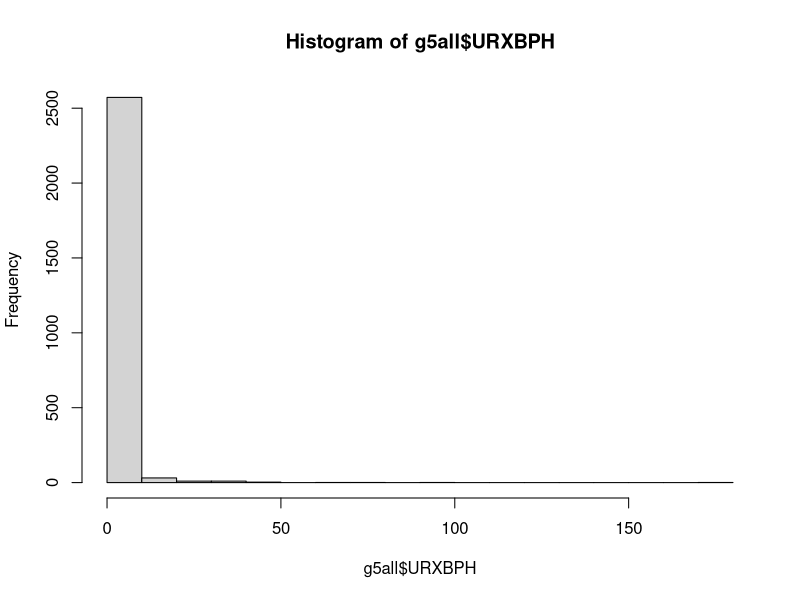
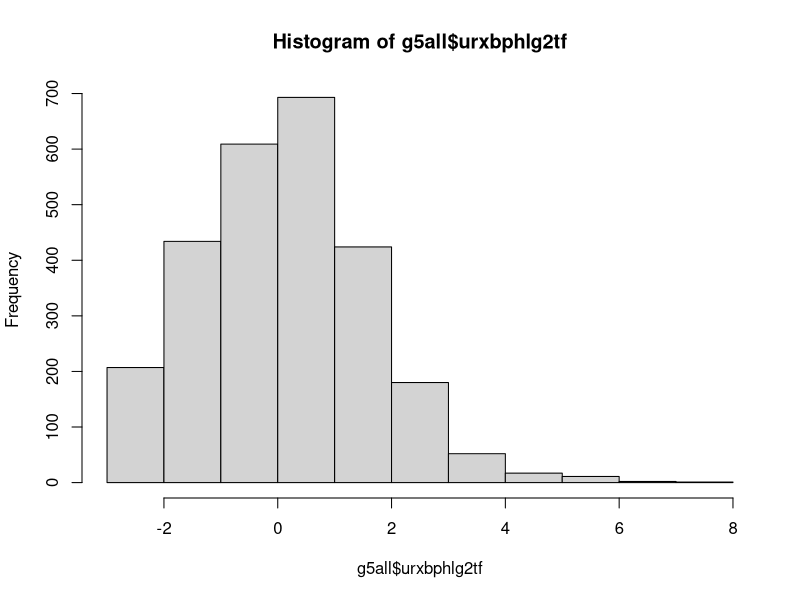
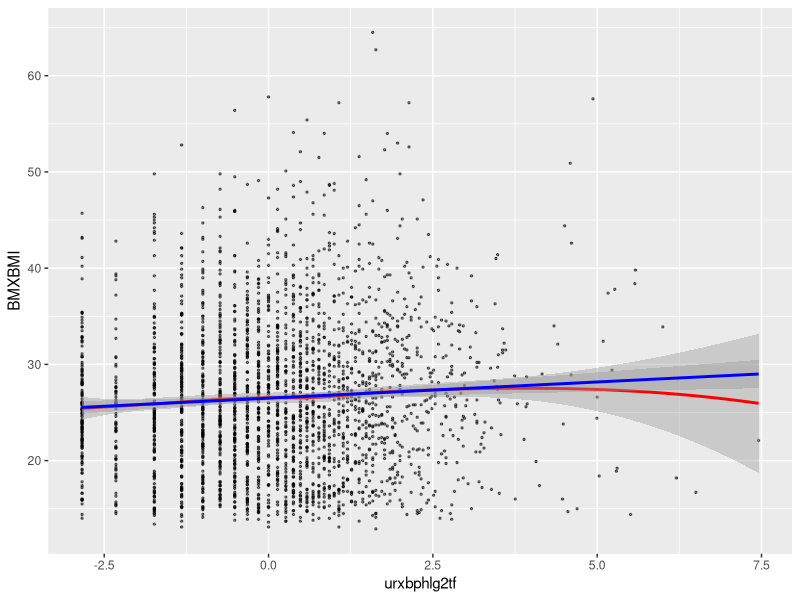
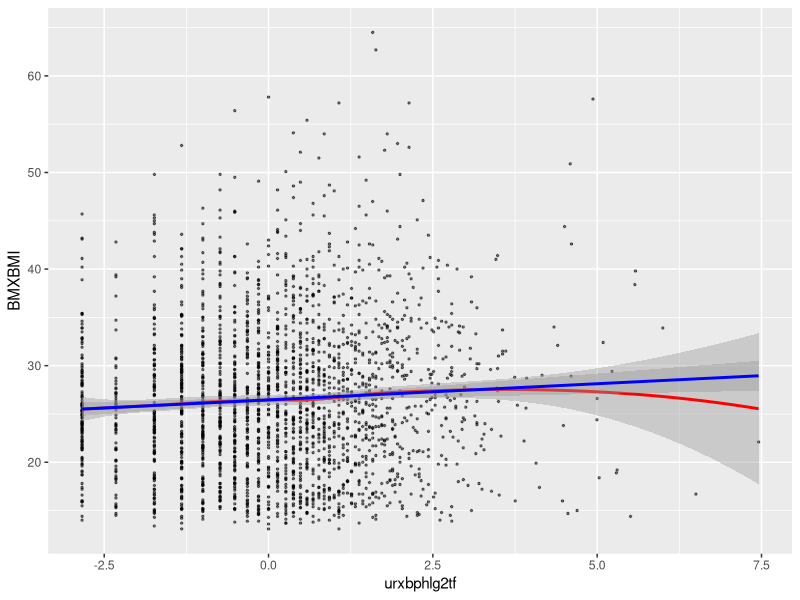
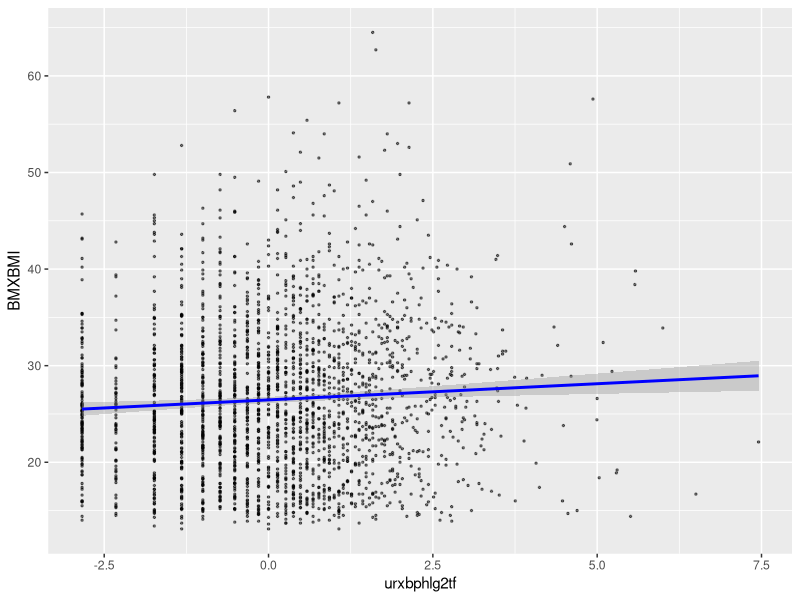

Write the R code that produced these figures, in order.
library(tidyverse)

conf2015 = read.csv("confounders2015.csv") # Create object for confounders
group5 = read.csv("group5.csv") # Create object for group 6 variables

# Create a new object that only has the variables of interest (confounders haven't been added yet)
names(group5)
g5sm = dplyr::select(group5,"SEQN", "URXBPH", "BMXBMI") # Limit your variables to those used for exposure and outcome
head(g5sm, n = 20) # Look at the first 20 rows of your object
g5sm = na.omit(g5sm) # Eliminate observations that have NA values
head(g5sm, n = 20) # Check the first 20 rows again

# Merge your dataset with the confounders dataset
g5all = merge(g5sm, conf2015, by="SEQN") # This will only merge the observations that have matching SEQN
head(g5all, n = 20) # Look at first 20 observations - note that some of the confounders have NA, but we won't worry about that
write_csv(g5all, "g5all.csv") # Write a csv file that has all your variables and confounders

#Looking more closely at your data
summary(g5all) # Look at summary statistics.
hist(g5all$URXBPH)
quantile(g5all$URXBPH, probs = seq(0, 1, 0.1), na.rm = TRUE)
quantile(g5all$URXBPH, probs = seq(0.9, 1, 0.01), na.rm = TRUE)

g5all$urxbphlg2tf <- log2(g5all$URXBPH)
hist(g5all$urxbphlg2tf)

glm.g5all = glm(BMXBMI ~ urxbphlg2tf, data = g5all)
ggplot(data = glm.g5all, mapping = aes(x = urxbphlg2tf, y = BMXBMI)) +
  geom_point(size = 0.5, alpha = 0.5) +
  geom_smooth(method = "loess", color = "red") +
  geom_smooth(method = "lm", color = "blue")

glm.g5allconf = glm(BMXBMI ~ urxbphlg2tf + RIDAGEYR + factor(RIAGENDR) + factor(RIDRETH3) + INDHHIN2 + INDFMPIR, data = g5all)
ggplot(data = glm.g5allconf, mapping = aes(x = urxbphlg2tf, y = BMXBMI)) +
  geom_point(size = 0.5, alpha = 0.5) +
  geom_smooth(method = "loess", color = "red") +
  geom_smooth(method = "lm", color = "blue")
summary(glm.g5allconf)

lm.g5allconf = lm(BMXBMI ~ urxbphlg2tf + RIDAGEYR + factor(RIAGENDR) + factor(RIDRETH3) + INDHHIN2 + INDFMPIR, data = g5all)
ggplot(data = lm.g5allconf, mapping = aes(x = urxbphlg2tf, y = BMXBMI)) +
  geom_point(size = 0.5, alpha = 0.5) +
  geom_smooth(method = "lm", color = "blue")
summary(lm.g5allconf)
confint(lm.g5allconf)

